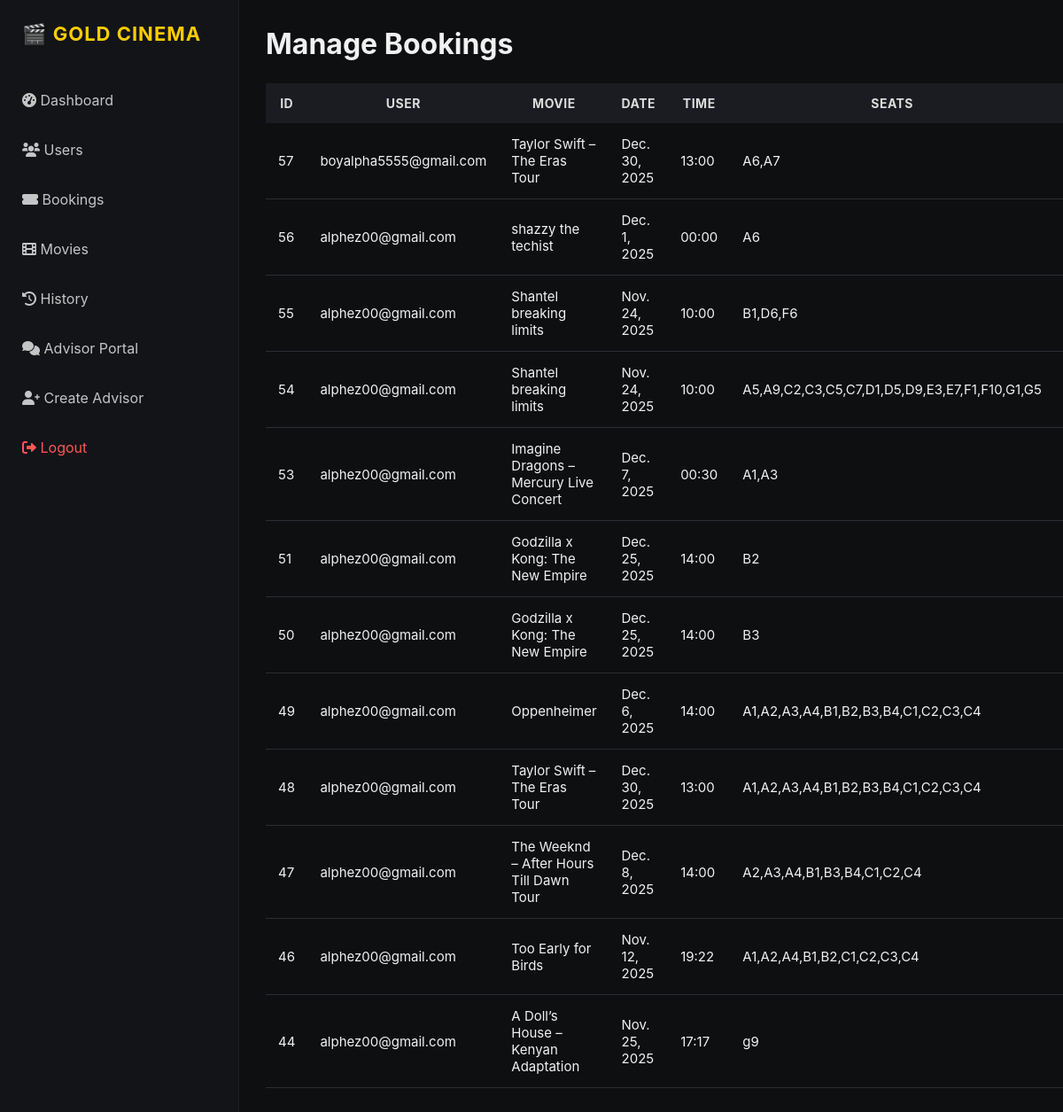
The page /admin-dashboard/bookings/ (signed in) on the database its author committed.
### users/models.py (models this page shows, shortened)
class Booking(models.Model):
    user = models.ForeignKey(settings.AUTH_USER_MODEL, on_delete=models.CASCADE)
    movie_name = models.CharField(max_length=255)
    date = models.DateField()
    time = models.CharField(max_length=50)
    seats = models.CharField(max_length=200)  # Example: "A1, A2, A3"
    ticket_number = models.CharField(max_length=20, unique=True, blank=True, null=True)
    created_at = models.DateTimeField(auto_now_add=True)

class CustomUser(AbstractUser):
    customer_id = models.CharField(max_length=10, unique=True, default=generate_user_id)
    address = models.CharField(max_length=255, blank=True, null=True)
    city = models.CharField(max_length=100, blank=True, null=True)
    zip_code = models.CharField(max_length=20, blank=True, null=True)
    phone = models.CharField(max_length=20, blank=True, null=True)
    balance = models.DecimalField(max_digits=10, decimal_places=2, default=1000.00)
    is_advisor = models.BooleanField(default=False)
    last_seen = models.DateTimeField(blank=True, null=True)

### users/admin_views.py (the view)
# urls.py: path("admin-dashboard/bookings/", admin_views.admin_bookings, name="admin_bookings"),
@login_required
@user_passes_test(is_admin)
def admin_bookings(request):
    bookings = Booking.objects.all().order_by("-created_at")
    paginator = Paginator(bookings, 12)
    page = request.GET.get("page")
    bookings_page = paginator.get_page(page)
    return render(request, "admin/bookings.html", {
        "bookings": bookings_page
    })

### users/admin_views.py (called while the page is built)
def is_admin(user):
    return user.is_superuser

### users/templates/admin/bookings.html (shortened to what this page needs)
{% extends "admin/admin_base.html" %}
{% block content %}
<h1>Manage Bookings</h1>
<table class="table">
    <thead>
        <tr>
            <th>ID</th>
            <th>User</th>
            <th>Movie</th>
            <th>Date</th>
            <th>Time</th>
            <th>Seats</th>
            <th>Action</th>
        </tr>
    </thead>
    <tbody>
        {% for b in bookings %}
        <tr>
            <td>{{ b.id }}</td>
            <td>{{ b.user.email }}</td>
            <td>{{ b.movie_name }}</td>
            <td>{{ b.date }}</td>
            <td>{{ b.time }}</td>
            <td>{{ b.seats }}</td>
            <td>
            </td>
        </tr>
        {% empty %}
        <tr><td colspan="7">No bookings found.</td></tr>
        {% endfor %}
    </tbody>
</table>
{% endblock %}

### static/css/admin_dashboard.css (style rules this page uses)
* { margin: 0; padding: 0; box-sizing: border-box; font-family: "Inter", sans-serif; }
body { background: #0e0f11; color: #f1f1f1; display: flex; height: 100vh; overflow: hidden; }
.admin-main h1 { font-size: 32px; margin-bottom: 25px; font-weight: 700; }
.table { width: 100%; border-collapse: collapse; margin-top: 15px; }
.table thead { background: #1a1c21; }
.table thead th { padding: 14px; font-size: 14px; letter-spacing: 0.5px; color: #dddddd; text-transform: uppercase; }
.table tbody tr { border-bottom: 1px solid #2b2d33; transition: 0.25s; }
.table td { padding: 14px; font-size: 15px; }

### rows shown on the page
Booking: id "57", user.email "boyalpha5555@gmail.com", movie_name "Taylor Swift – The Eras Tour", date "Dec. 30, 2025", time "13:00", seats "A6,A7"
Booking: id "56", user.email "alphez00@gmail.com", movie_name "shazzy the techist", date "Dec. 1, 2025", time "00:00", seats "A6"
Booking: id "55", user.email "alphez00@gmail.com", movie_name "Shantel breaking limits", date "Nov. 24, 2025", time "10:00", seats "B1,D6,F6"
Booking: id "54", user.email "alphez00@gmail.com", movie_name "Shantel breaking limits", date "Nov. 24, 2025", time "10:00", seats "A5,A9,C2,C3,C5,C7,D1,D5,D9,E3,E7,F1,F10,G1,G5"
Booking: id "53", user.email "alphez00@gmail.com", movie_name "Imagine Dragons – Mercury Live Concert", date "Dec. 7, 2025", time "00:30", seats "A1,A3"
Booking: id "51", user.email "alphez00@gmail.com", movie_name "Godzilla x Kong: The New Empire", date "Dec. 25, 2025", time "14:00", seats "B2"
Booking: id "50", user.email "alphez00@gmail.com", movie_name "Godzilla x Kong: The New Empire", date "Dec. 25, 2025", time "14:00", seats "B3"
Booking: id "49", user.email "alphez00@gmail.com", movie_name "Oppenheimer", date "Dec. 6, 2025", time "14:00", seats "A1,A2,A3,A4,B1,B2,B3,B4,C1,C2,C3,C4"
Booking: id "48", user.email "alphez00@gmail.com", movie_name "Taylor Swift – The Eras Tour", date "Dec. 30, 2025", time "13:00", seats "A1,A2,A3,A4,B1,B2,B3,B4,C1,C2,C3,C4"
Booking: id "47", user.email "alphez00@gmail.com", movie_name "The Weeknd – After Hours Till Dawn Tour", date "Dec. 8, 2025", time "14:00", seats "A2,A3,A4,B1,B3,B4,C1,C2,C4"
Booking: id "46", user.email "alphez00@gmail.com", movie_name "Too Early for Birds", date "Nov. 12, 2025", time "19:22", seats "A1,A2,A4,B1,B2,C1,C2,C3,C4"
Booking: id "44", user.email "alphez00@gmail.com", movie_name "A Doll’s House – Kenyan Adaptation", date "Nov. 25, 2025", time "17:17", seats "g9"
